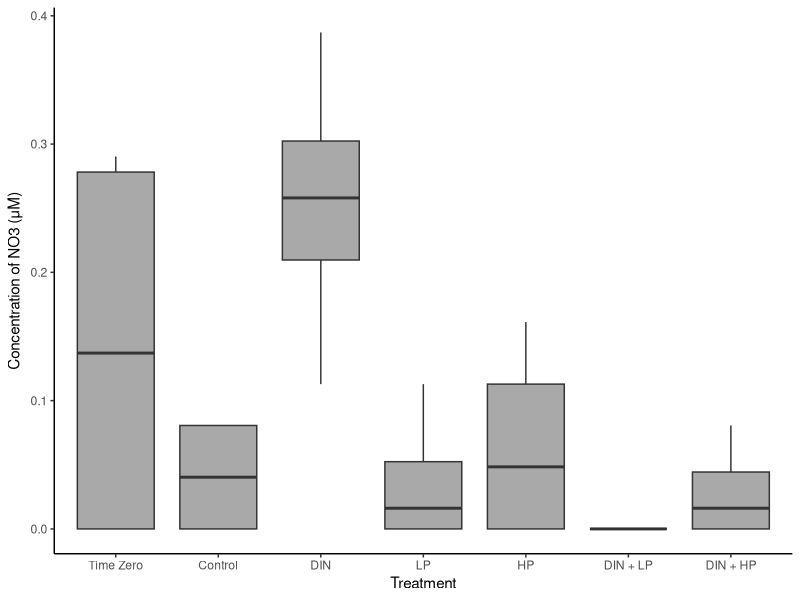
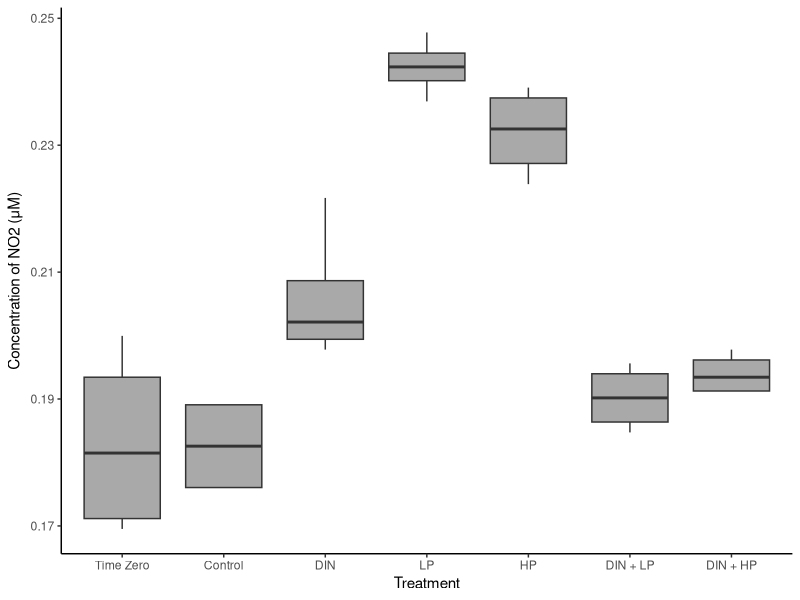
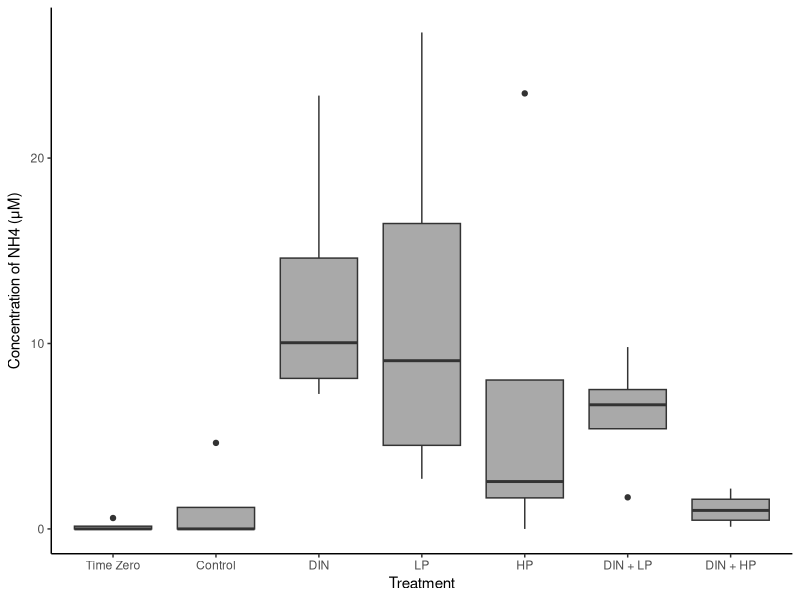
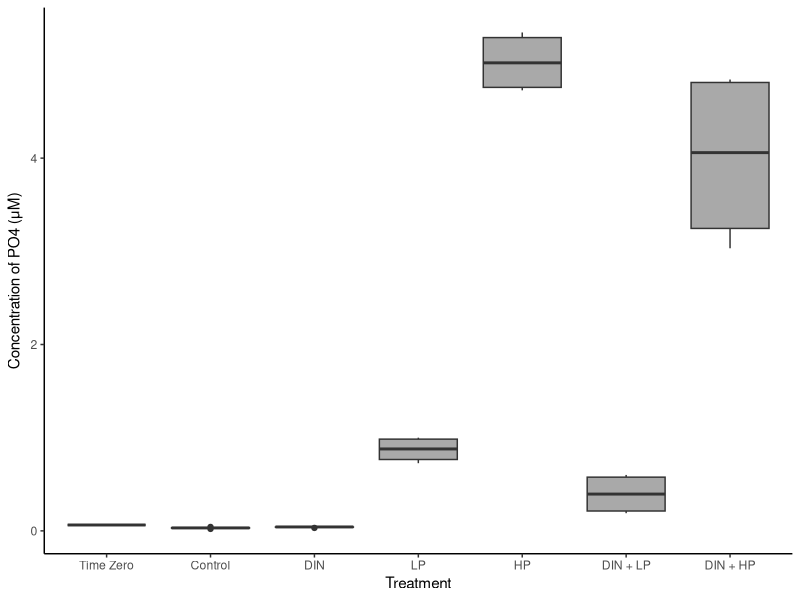

Here is the R script that generated these plots, in order:
#2023-08-16
#practice with bioassay 1 nutrients

library(tidyverse)
library(dplyr)
library(lubridate)
library(readxl)
library(ggplot2)
library(car)
library(rstatix)

install.packages("ggpubr")
library(ggpubr)

#import data

bioassay_1_nut = read_excel("data/bioassay_1_nutrients.xlsx")

summary(bioassay_1_nut)
glimpse(bioassay_1_nut)

#find average per treatment
  
bioassay_1_nut_avg = bioassay_1_nut %>%
  group_by(Sample_ID) %>%
  summarise(mean_NO3 = mean(NO3), mean_NO2 = mean(NO2), mean_NH3 = mean(NH3), mean_PO4 = mean(PO4)) 

bioassay_1_nut_avg

#bar graph:

bioassay_1_NO3 = ggplot() +
  geom_boxplot(aes(x = fct_relevel(Sample_ID, "T0", "Control", "DIN", "LP", "HP", "DIN_LP", "DIN_HP"), 
                   y = NO3),
               fill = "darkgrey",
               data = bioassay_1_nut) +
  xlab("Treatment") +
  ylab(expression(paste("Concentration of NO3 (\u03BCM)"))) +
  scale_x_discrete(labels= c("T0" = "Time Zero", "Control" = "Control", "DIN" = "DIN", "LP" = "LP", "HP" = "HP", "DIN_LP" = "DIN + LP", "DIN_HP" = "DIN + HP")) +
  theme_classic() 
ggsave(bioassay_1_NO3, filename = "figures/bioassay_1_NO3.png",
       device = "png", height = 7, width = 11)

bioassay_1_NO2 = ggplot() +
  geom_boxplot(aes(x = fct_relevel(Sample_ID, "T0", "Control", "DIN", "LP", "HP", "DIN_LP", "DIN_HP"), 
                   y = NO2),
               fill = "darkgrey",
               data = bioassay_1_nut) +
  xlab("Treatment") +
  ylab(expression(paste("Concentration of NO2 (\u03BCM)"))) +
  scale_x_discrete(labels= c("T0" = "Time Zero", "Control" = "Control", "DIN" = "DIN", "LP" = "LP", "HP" = "HP", "DIN_LP" = "DIN + LP", "DIN_HP" = "DIN + HP")) +
  theme_classic() 
ggsave(bioassay_1_NO2, filename = "figures/bioassay_1_NO2.png",
       device = "png", height = 7, width = 11)

bioassay_1_NH4 = ggplot() +
  geom_boxplot(aes(x = fct_relevel(Sample_ID, "T0", "Control", "DIN", "LP", "HP", "DIN_LP", "DIN_HP"), 
                   y = NH3),
               fill = "darkgrey",
               data = bioassay_1_nut) +
  xlab("Treatment") +
  ylab(expression(paste("Concentration of NH4 (\u03BCM)"))) +
  scale_x_discrete(labels= c("T0" = "Time Zero", "Control" = "Control", "DIN" = "DIN", "LP" = "LP", "HP" = "HP", "DIN_LP" = "DIN + LP", "DIN_HP" = "DIN + HP")) +
  theme_classic() 
ggsave(bioassay_1_NH4, filename = "figures/bioassay_1_NH4.png",
       device = "png", height = 7, width = 11)

bioassay_1_PO4 = ggplot() +
  geom_boxplot(aes(x = fct_relevel(Sample_ID, "T0", "Control", "DIN", "LP", "HP", "DIN_LP", "DIN_HP"), 
                   y = PO4),
               fill = "darkgrey",
               data = bioassay_1_nut) +
  xlab("Treatment") +
  ylab(expression(paste("Concentration of PO4 (\u03BCM)"))) +
  scale_x_discrete(labels= c("T0" = "Time Zero", "Control" = "Control", "DIN" = "DIN", "LP" = "LP", "HP" = "HP", "DIN_LP" = "DIN + LP", "DIN_HP" = "DIN + HP")) +
  theme_classic() 
ggsave(bioassay_1_PO4, filename = "figures/bioassay_1_PO4.png",
       device = "png", height = 7, width = 11)